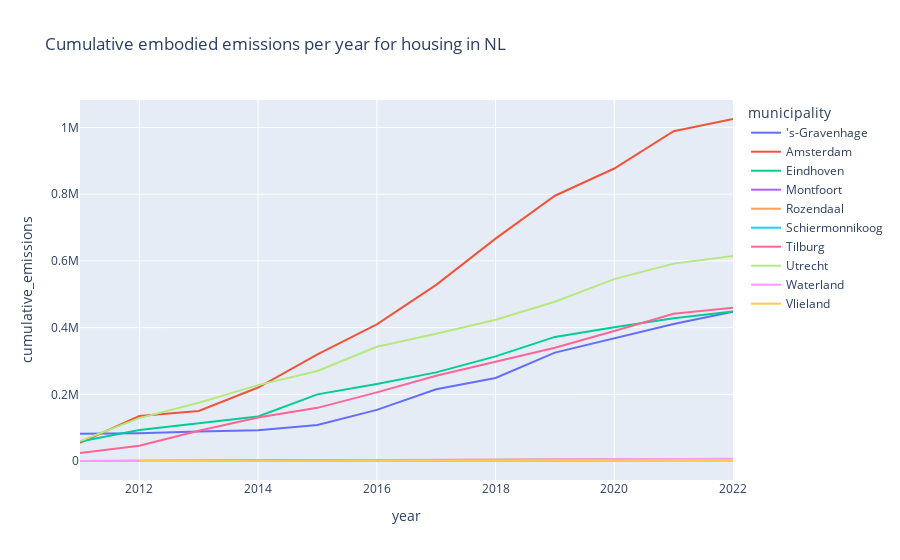

Notebook code cell kept with this figure:
### Code cell
query = ''' 
SELECT year, municipality, SUM(emissions_embodied_tons) AS emissions_embodied_tons
FROM emissions_embodied_housing_nl 
WHERE year >= 2011 AND year <= 2022 
GROUP BY year, municipality
ORDER BY year, municipality
'''
df = pd.read_sql_query(query, engine)
df['cumulative_emissions'] = df.sort_values('year').groupby('municipality')['emissions_embodied_tons'].cumsum()
df = df[df['municipality'].isin(top_five + bottom_five)]

fig = px.line(df, x='year', y='cumulative_emissions', color='municipality', title='Cumulative embodied emissions per year for housing in NL')
fig.show()

### Figure 1 — Plotly figure (JSON) as saved in the notebook; plotly's stock layout.template omitted (floating-point values rounded to 4 significant figures)
{"data": [{"hovertemplate": "municipality='s-Gravenhage<br>year=%{x}<br>cumulative_emissions=%{y}<extra></extra>", "legendgroup": "'s-Gravenhage", "line": {"color": "#636efa", "dash": "solid"}, "marker": {"symbol": "circle"}, "mode": "lines", "name": "'s-Gravenhage", "orientation": "v", "showlegend": true, "type": "scatter", "x": [2011, 2012, 2013, 2014, 2015, 2016, 2017, 2018, 2019, 2020, 2021, 2022], "xaxis": "x", "y": [81610.0, 83190.0, 88550.0, 92190.0, 107900.0, 153300.0, 215200.0, 249000.0, 325100.0, 368200.0, 410700.0, 447600.0], "yaxis": "y"}, {"hovertemplate": "municipality=Amsterdam<br>year=%{x}<br>cumulative_emissions=%{y}<extra></extra>", "legendgroup": "Amsterdam", "line": {"color": "#EF553B", "dash": "solid"}, "marker": {"symbol": "circle"}, "mode": "lines", "name": "Amsterdam", "orientation": "v", "showlegend": true, "type": "scatter", "x": [2011, 2012, 2013, 2014, 2015, 2016, 2017, 2018, 2019, 2020, 2021, 2022], "xaxis": "x", "y": [54130.0, 134700.0, 149800.0, 220400.0, 319600.0, 409500.0, 528100.0, 666700.0, 795500.0, 877100.0, 988800.0, 1026000.0], "yaxis": "y"}, {"hovertemplate": "municipality=Eindhoven<br>year=%{x}<br>cumulative_emissions=%{y}<extra></extra>", "legendgroup": "Eindhoven", "line": {"color": "#00cc96", "dash": "solid"}, "marker": {"symbol": "circle"}, "mode": "lines", "name": "Eindhoven", "orientation": "v", "showlegend": true, "type": "scatter", "x": [2011, 2012, 2013, 2014, 2015, 2016, 2017, 2018, 2019, 2020, 2021, 2022], "xaxis": "x", "y": [58670.0, 92760.0, 113000.0, 133300.0, 199700.0, 231200.0, 265800.0, 313800.0, 372200.0, 401300.0, 428000.0, 448500.0], "yaxis": "y"}, {"hovertemplate": "municipality=Montfoort<br>year=%{x}<br>cumulative_emissions=%{y}<extra></extra>", "legendgroup": "Montfoort", "line": {"color": "#ab63fa", "dash": "solid"}, "marker": {"symbol": "circle"}, "mode": "lines", "name": "Montfoort", "orientation": "v", "showlegend": true, "type": "scatter", "x": [2011, 2012, 2013, 2014, 2015, 2016, 2017, 2018, 2019, 2020, 2021, 2022], "xaxis": "x", "y": [338.0, 581.1, 958.2, 2198.0, 3099.0, 3210.0, 3880.0, 4144.0, 4254.0, 4583.0, 4912.0, 6360.0], "yaxis": "y"}, {"hovertemplate": "municipality=Rozendaal<br>year=%{x}<br>cumulative_emissions=%{y}<extra></extra>", "legendgroup": "Rozendaal", "line": {"color": "#FFA15A", "dash": "solid"}, "marker": {"symbol": "circle"}, "mode": "lines", "name": "Rozendaal", "orientation": "v", "showlegend": true, "type": "scatter", "x": [2011, 2012, 2013, 2016, 2017, 2018, 2019, 2020, 2021, 2022], "xaxis": "x", "y": [71.09, 194.1, 742.6, 3363.0, 3635.0, 4035.0, 4409.0, 4955.0, 5392.0, 5624.0], "yaxis": "y"}, {"hovertemplate": "municipality=Schiermonnikoog<br>year=%{x}<br>cumulative_emissions=%{y}<extra></extra>", "legendgroup": "Schiermonnikoog", "line": {"color": "#19d3f3", "dash": "solid"}, "marker": {"symbol": "circle"}, "mode": "lines", "name": "Schiermonnikoog", "orientation": "v", "showlegend": true, "type": "scatter", "x": [2011, 2012, 2013, 2014, 2015, 2016, 2017, 2018, 2019, 2020, 2021, 2022], "xaxis": "x", "y": [10.55, 35.83, 51.77, 155.9, 192.2, 742.0, 822.5, 1051.0, 1126.0, 1150.0, 1579.0, 1616.0], "yaxis": "y"}, {"hovertemplate": "municipality=Tilburg<br>year=%{x}<br>cumulative_emissions=%{y}<extra></extra>", "legendgroup": "Tilburg", "line": {"color": "#FF6692", "dash": "solid"}, "marker": {"symbol": "circle"}, "mode": "lines", "name": "Tilburg", "orientation": "v", "showlegend": true, "type": "scatter", "x": [2011, 2012, 2013, 2014, 2015, 2016, 2017, 2018, 2019, 2020, 2021, 2022], "xaxis": "x", "y": [23720.0, 46030.0, 90510.0, 130400.0, 159400.0, 205800.0, 255400.0, 297900.0, 339500.0, 389800.0, 441700.0, 459900.0], "yaxis": "y"}, {"hovertemplate": "municipality=Utrecht<br>year=%{x}<br>cumulative_emissions=%{y}<extra></extra>", "legendgroup": "Utrecht", "line": {"color": "#B6E880", "dash": "solid"}, "marker": {"symbol": "circle"}, "mode": "lines", "name": "Utrecht", "orientation": "v", "showlegend": true, "type": "scatter", "x": [2011, 2012, 2013, 2014, 2015, 2016, 2017, 2018, 2019, 2020, 2021, 2022], "xaxis": "x", "y": [59950.0, 128700.0, 174500.0, 227400.0, 270000.0, 342500.0, 381900.0, 423500.0, 477600.0, 545500.0, 591900.0, 614800.0], "yaxis": "y"}, {"hovertemplate": "municipality=Waterland<br>year=%{x}<br>cumulative_emissions=%{y}<extra></extra>", "legendgroup": "Waterland", "line": {"color": "#FF97FF", "dash": "solid"}, "marker": {"symbol": "circle"}, "mode": "lines", "name": "Waterland", "orientation": "v", "showlegend": true, "type": "scatter", "x": [2011, 2012, 2014, 2015, 2016, 2017, 2018, 2019, 2020, 2021, 2022], "xaxis": "x", "y": [204.2, 346.4, 429.0, 561.5, 695.3, 872.7, 919.5, 3913.0, 4730.0, 5178.0, 6390.0], "yaxis": "y"}, {"hovertemplate": "municipality=Vlieland<br>year=%{x}<br>cumulative_emissions=%{y}<extra></extra>", "legendgroup": "Vlieland", "line": {"color": "#FECB52", "dash": "solid"}, "marker": {"symbol": "circle"}, "mode": "lines", "name": "Vlieland", "orientation": "v", "showlegend": true, "type": "scatter", "x": [2012, 2013, 2014, 2015, 2016, 2017, 2018, 2019, 2020, 2021, 2022], "xaxis": "x", "y": [4.851, 12.63, 16.4, 27.87, 170.6, 561.7, 927.0, 1803.0, 2047.0, 3136.0, 3304.0], "yaxis": "y"}], "layout": {"legend": {"title": {"text": "municipality"}, "tracegroupgap": 0}, "title": {"text": "Cumulative embodied emissions per year for housing in NL"}, "xaxis": {"anchor": "y", "domain": [0, 1], "title": {"text": "year"}}, "yaxis": {"anchor": "x", "domain": [0, 1], "title": {"text": "cumulative_emissions"}}}}
